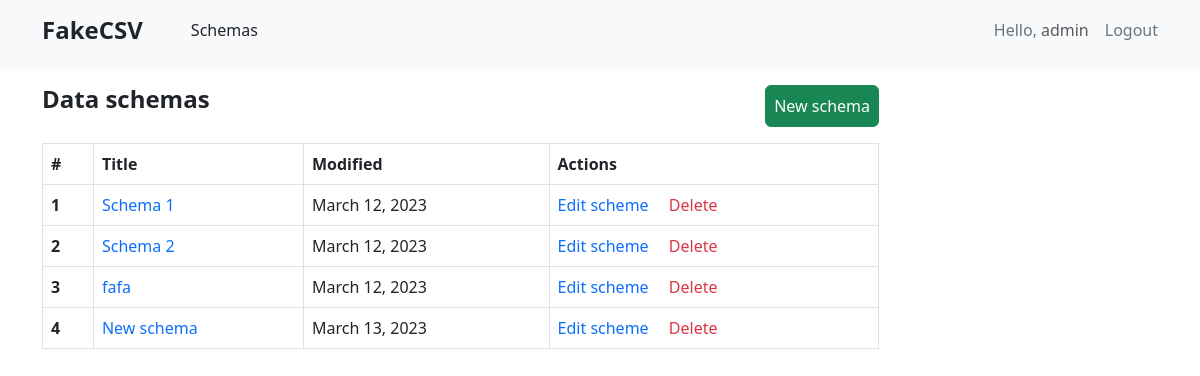
Screenshot of /data_schemas/ (signed in) with the database file from the repository.
### data_schemas/models.py (models this page shows, shortened)
class Schema(models.Model):
    owner = models.ForeignKey(User, on_delete=models.CASCADE)
    title = models.CharField(max_length=250)
    column_separator = models.CharField(max_length=50)
    string_character = models.CharField(max_length=50)
    created_at = models.DateField(auto_now_add=datetime.datetime.now())
    updated_at = models.DateField(auto_now_add=datetime.datetime.now())

### data_schemas/views.py (the view)
# urls.py: path('', data_schemas, name='data_schemas'),
def data_schemas(request: HttpRequest) -> HttpResponse:
    data_schemas = Schema.objects.filter(owner=request.user).all()
    return render(request, "data_schemas/data_schemas.html", {'schemas': data_schemas})

### data_schemas/templates/data_schemas/data_schemas.html (shortened to what this page needs)
{% extends "base.html" %}
{% block content %}
    <div class="py-3 w-75">
        <div class="d-flex justify-content-between">
            <p class="h4 fw-semibold">Data schemas</p>
            <a href="{% url 'new_schema' %}" class="btn btn-success p-2">New schema</a>
        </div>
        <table class="table border border-muted my-3">
            <thead>
                <tr>
                  <th scope="col" class="border border-right-muted">#</th>
                  <th scope="col" class="border border-right-muted">Title</th>
                  <th scope="col" class="border border-right-muted">Modified</th>
                  <th scope="col">Actions</th>
                </tr>
              </thead>
            <tbody>
            {% for item in schemas %}
                <tr id='{{ item.id }}'>
                  <th scope="row">{{ forloop.counter }}</th>
                      <td class="border border-right-muted text-primary">
                         <a href="{% url 'data_sets' item.pk %}" class="text-decoration-none">{{ item.title }}</a>
                      </td>
                      <td class="border border-right-muted">{{ item.updated_at }}</td>
                      <td>
                          <a href="{% url 'edit_schema' item.id %}" class="text-primary text-decoration-none me-3">Edit scheme</a>
                          <a href="" onclick="deleteSchema(event, {{ item.id }})" class="text-danger text-decoration-none">Delete</a>
                      </td>
                </tr>
            {% endfor %}
          </tbody>
        </table>
    </div>
{% endblock %}

### templates/base.html (shortened to what this page needs)
<!DOCTYPE html>
<html lang="en">
<head>
    {% load static %}
    <link href="{% static 'css/bootstrap.min.css' %}" rel="stylesheet">
</head>
<body>
        <div class=" p-3 bg-light">
            <div class="container">
                <div class="d-flex justify-content-between align-items-center">
                    <div class="d-flex flex-row align-items-center">
                      <p class="h4 fw-semibold me-5">FakeCSV</p>
                      <a href="{% url "data_schemas" %}" class="text-decoration-none h6 text-dark">Schemas</a>
                    </div>
                    <div class="d-flex">
                        {% if user.is_authenticated %}
                        <p class="h6 text-secondary me-1">Hello, <p class="h6 text-muted"> {{ user.username }}</p></p>
                        <a href="{% url 'logout' %}" class="h6 text-secondary ms-3 text-decoration-none">Logout</a>
                        {% else %}
                            <a href="{% url 'login' %}" class="h6 text-secondary ms-3 text-decoration-none">Login</a>
                        {% endif %}
                    </div>
                </div>
            </div>
        </div>
        <div class="container">
            {% block content %}
            {% endblock %}
        </div>
</body>
</html>

### rows the page displays
Schema: title "Schema 1", updated_at "March 12, 2023"
Schema: title "Schema 2", updated_at "March 12, 2023"
Schema: title "fafa", updated_at "March 12, 2023"
Schema: title "New schema", updated_at "March 13, 2023"

### other values shown
{{ user.username }} "admin"
